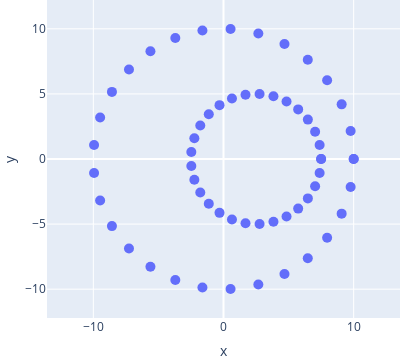

Notebook code for this chart:
### Code cell
import pandas as pd
import numpy as np

# 円の中心を設定
center = [0, 0]

# 円の半径を設定
radius = 10

# 角度を計算
theta = np.linspace(0, 2 * np.pi, 30)

# 円上の点を生成
points = np.array([center[0] + radius * np.cos(theta), center[1] + radius * np.sin(theta)])
#print(points)

# 点をDataFrameに格納
df = pd.DataFrame(points.T, columns=["x", "y"])

center = [2.5, 0]
# 円の半径を設定
radius = 5
# 円上の点を生成
points = np.array([center[0] + radius * np.cos(theta), center[1] + radius * np.sin(theta)])
df2 = pd.DataFrame(points.T, columns=["x", "y"])

df = pd.concat([df, df2])

import plotly.graph_objects as go
import plotly.express as px
fig = px.scatter(df, x="x", y="y",
                
                   )
fig.update_layout(margin=dict(l=1, r=0, b=0, t=0), width=400)
fig.update_traces(marker_size=10)
fig.update_yaxes(
    scaleanchor="x",
    scaleratio=1,
    range=[-12,12]
  )
fig.update_xaxes(range=[-12,12])
fig.show()

### Figure 1 — Plotly figure (JSON) as saved in the notebook; plotly's stock layout.template omitted (floating-point values rounded to 4 significant figures)
{"data": [{"hovertemplate": "x=%{x}<br>y=%{y}<extra></extra>", "legendgroup": "", "marker": {"color": "#636efa", "size": 10, "symbol": "circle"}, "mode": "markers", "name": "", "orientation": "v", "showlegend": false, "type": "scatter", "x": [10, 9.766, 9.076, 7.961, 6.474, 4.684, 2.675, 0.5414, -1.618, -3.701, -5.612, -7.26, -8.569, -9.477, -9.941, -9.941, -9.477, -8.569, -7.26, -5.612, -3.701, -1.618, 0.5414, 2.675, 4.684, 6.474, 7.961, 9.076, 9.766, 10, 7.5, 7.383, 7.038, 6.48, 5.737, 4.842, 3.838, 2.771, 1.691, 0.6493, -0.3059, -1.13, -1.784, -2.238, -2.471, -2.471, -2.238, -1.784, -1.13, -0.3059, 0.6493, 1.691, 2.771, 3.838, 4.842, 5.737, 6.48, 7.038, 7.383, 7.5], "xaxis": "x", "y": [0, 2.15, 4.199, 6.052, 7.622, 8.835, 9.635, 9.985, 9.868, 9.29, 8.277, 6.877, 5.156, 3.193, 1.081, -1.081, -3.193, -5.156, -6.877, -8.277, -9.29, -9.868, -9.985, -9.635, -8.835, -7.622, -6.052, -4.199, -2.15, -2.449e-15, 0, 1.075, 2.099, 3.026, 3.811, 4.418, 4.818, 4.993, 4.934, 4.645, 4.138, 3.438, 2.578, 1.597, 0.5406, -0.5406, -1.597, -2.578, -3.438, -4.138, -4.645, -4.934, -4.993, -4.818, -4.418, -3.811, -3.026, -2.099, -1.075, -1.225e-15], "yaxis": "y"}], "layout": {"height": 360, "legend": {"tracegroupgap": 0}, "margin": {"b": 0, "l": 1, "r": 0, "t": 0}, "width": 400, "xaxis": {"anchor": "y", "domain": [0, 1], "range": [-13.3, 13.3], "title": {"text": "x"}, "type": "linear"}, "yaxis": {"anchor": "x", "domain": [0, 1], "range": [-12.19, 12.19], "scaleanchor": "x", "scaleratio": 1, "title": {"text": "y"}, "type": "linear"}}}
